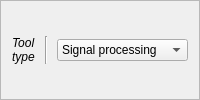
             <widget class="QFrame" name="frame_2">
              <property name="frameShape">
               <enum>QFrame::StyledPanel</enum>
              </property>
              <property name="frameShadow">
               <enum>QFrame::Raised</enum>
              </property>
              <layout class="QGridLayout" name="gridLayout_26">
               <item row="0" column="1">
                <widget class="Line" name="line_39">
                 <property name="minimumSize">
                  <size>
                   <width>10</width>
                   <height>0</height>
                  </size>
                 </property>
                 <property name="orientation">
                  <enum>Qt::Vertical</enum>
                 </property>
                </widget>
               </item>
               <item row="0" column="0">
                <widget class="QLabel" name="label_78">
                 <property name="font">
                  <font>
                   <italic>true</italic>
                   <stylestrategy>PreferDefault</stylestrategy>
                   <kerning>true</kerning>
                  </font>
                 </property>
                 <property name="text">
                  <string>Tool
type</string>
                 </property>
                </widget>
               </item>
               <item row="0" column="2">
                <widget class="QComboBox" name="_tool_pick">
                 <property name="toolTip">
                  <string>&lt;html&gt;&lt;head/&gt;&lt;body&gt;&lt;p&gt;Select the panel type to control&lt;/p&gt;&lt;/body&gt;&lt;/html&gt;</string>
                 </property>
                 <item>
                  <property name="text">
                   <string>Signal processing</string>
                  </property>
                 </item>
                 <item>
                  <property name="text">
                   <string>Re-referencing</string>
                  </property>
                 </item>
                </widget>
               </item>
               <item row="1" column="2">
                <spacer name="horizontalSpacer_47">
                 <property name="orientation">
                  <enum>Qt::Horizontal</enum>
                 </property>
                 <property name="sizeHint" stdset="0">
                  <size>
                   <width>40</width>
                   <height>0</height>
                  </size>
                 </property>
                </spacer>
               </item>
              </layout>
             </widget>
